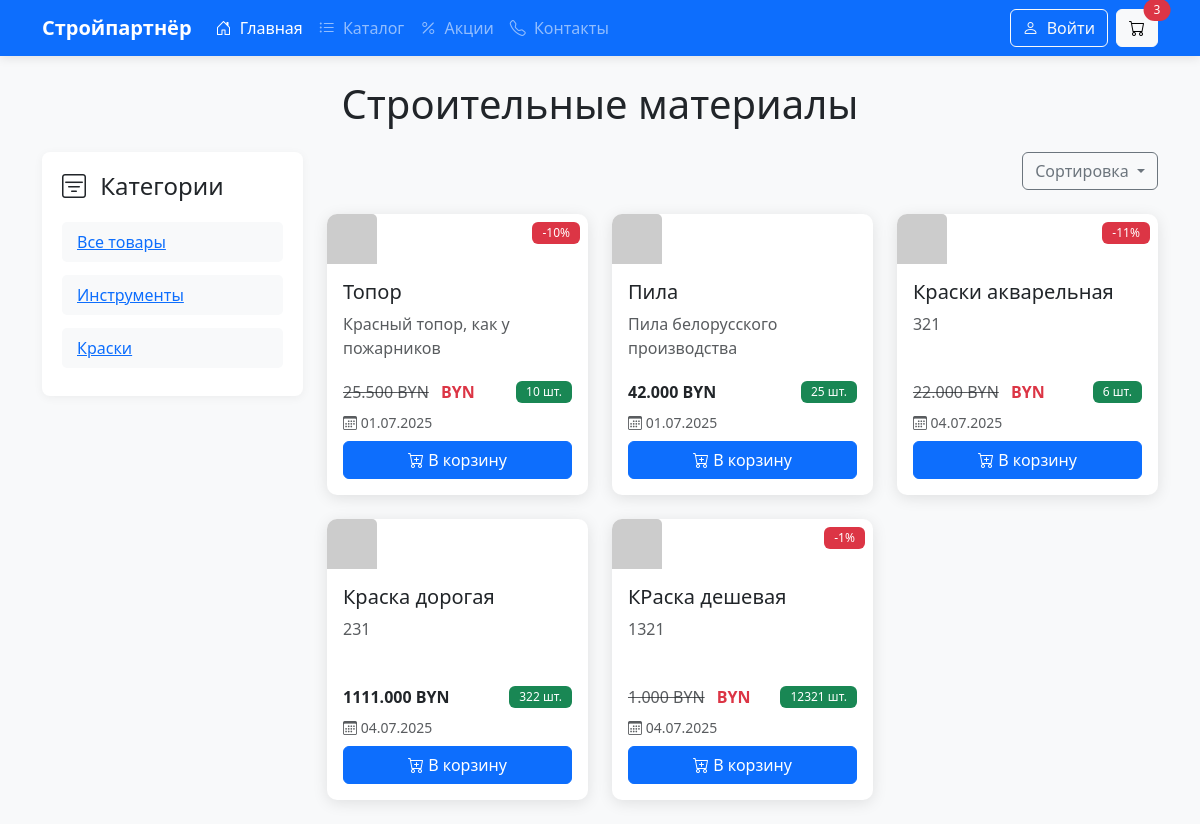
The app's page /HardwareStore/products/ with its own data.
### Products/models.py (models this page shows, shortened)
class Categories(models.Model):
    name = models.CharField(max_length=128, verbose_name="category name")
    class Meta:
        db_table = "Categories"

class Products(models.Model):
    name = models.CharField(max_length=128,verbose_name="product name")
    description = models.CharField(max_length=256, verbose_name="description")
    stock = models.IntegerField(verbose_name="stock", default = 0)
    category = models.ForeignKey(Categories, on_delete=models.CASCADE, null=True)
    created_at = models.DateTimeField(auto_now_add=True)
    update_at = models.DateTimeField(auto_now=True)
    price = models.DecimalField(max_digits= 10, decimal_places=3, default=0,validators=[MinValueValidator(0)])
    discount = models.PositiveIntegerField(default=0, verbose_name="discount-percentage",validators=[MaxValueValidator(100)])
    class Meta:
        db_table = "Product"

### Products/views.py (the view)
# urls.py: path('products/',views.index, name = "products"),
def index(request, cat_id = None):
    product_content = Products.objects.all()
    category_content = Categories.objects.all()
    cat_id = request.GET.get('category')
    sort_param = request.GET.get('sort')
    if cat_id:
        product_content = product_content.filter(category_id=cat_id)
    if sort_param == 'price_asc':
        product_content = product_content.order_by('price')
    if sort_param == 'price_desc':
        product_content = product_content.order_by('-price')
    if sort_param == 'promotion':
        product_content = product_content.filter(discount__gt=0)
    if sort_param == 'new_product':
        product_content = product_content.order_by('-created_at')
    return render(
        request,
        "product/index.html",
        {
            "products": product_content,
            "category": category_content,
            "current_sort": sort_param,
            "current_category": cat_id,
        }
    )

### Products/templates/product/index.html (shortened to what this page needs)
{% extends "base.html" %}
{% load static %}
{% block content %}
    <div class="container py-4">
        <h1 class="text-center mb-4">Строительные материалы</h1>
        <div class="row align-items-start">
            <div class="col-md-3">
                <div class="category-filter sticky-top" style="top: 80px;">
                    <h4 class="mb-3"><i class="bi bi-filter-square me-2"></i> Категории</h4>
                    <div class="category-list d-flex flex-column">
                        <a href="{% url 'products' %}" class="category-item mb-2">Все товары</a>
                        {% for cat in category %}
                            <a href="?category={{ cat.id }}" class="category-item mb-2">{{ cat.name }}</a>
                        {% endfor %}
                    </div>
                </div>
            </div>
            <div class="col-md-9">
                <div class="d-flex justify-content-end mb-4">
                    <div class="btn-group" role="group">
                        <button type="button" class="btn btn-outline-secondary dropdown-toggle" data-bs-toggle="dropdown" aria-expanded="false">
                            Сортировка
                        </button>
                    </div>
                </div>
                <div class="row row-cols-1 row-cols-md-2 row-cols-lg-3 g-4">
                    {% for product in products %}
                    <div class="col">
                        <div class="card h-100 product-card">
                            <div class="position-relative">
                                <img src="https://via.placeholder.com/300x200?text={{ product.name|urlencode }}"
                                     class="card-img-top product-img"
                                     alt="{{ product.name }}">
                                {% if product.discount %}
                                <span class="badge bg-danger position-absolute top-0 end-0 m-2">
                                    -{{ product.discount }}%
                                </span>
                                {% endif %}
                            </div>
                            <div class="card-body d-flex flex-column">
                                <h5 class="card-title">{{ product.name }}</h5>
                                <p class="card-text text-muted mb-2 product-description">{{ product.description }}</p>
                                <div class="mt-auto">
                                    <div class="d-flex justify-content-between align-items-center mb-2">
                                        <div>
                                            {% if product.discount %}
                                            <span class="text-decoration-line-through text-muted me-2">{{ product.price }} BYN</span>
                                            <span class="fw-bold text-danger">{{ product.discounted_price }} BYN</span>
                                            {% else %}
                                            <span class="fw-bold">{{ product.price }} BYN</span>
                                            {% endif %}
                                        </div>
                                        <span class="badge {% if product.stock > 0 %}bg-success{% else %}bg-danger{% endif %}">
                                            {{ product.stock }} шт.
                                        </span>
                                    </div>
                                    <small class="d-block text-muted mb-2">
                                        <i class="bi bi-calendar3"></i> {{ product.created_at|date:"d.m.Y" }}
                                    </small>
                                    <button class="btn btn-primary w-100">
                                        <i class="bi bi-cart-plus"></i> В корзину
                                    </button>
                                </div>
                            </div>
                        </div>
                    </div>
                    {% endfor %}
                </div>
            </div>
        </div>
    </div>
{% endblock %}

### Products/static/Products/css/style.css (style rules this page uses)
:root { --primary: #2c3e50; --secondary: #3498db; --light: #ecf0f1; --dark: #2c3e50; --success: #2ecc71; }
html, body { margin: 0 !important; padding: 0 !important; font-family: 'Segoe UI', Tahoma, Geneva, Verdana, sans-serif; background-color: #f8f9fa; padding-top: 56px; }
.category-filter { background-color: white; border-radius: 8px; box-shadow: 0 2px 10px rgba(0,0,0,0.05); padding: 20px; margin-bottom: 30px; }
.category-item { padding: 8px 15px; margin: 5px 0; border-radius: 5px; cursor: pointer; transition: all 0.3s; background-color: #f8f9fa; }
.product-card { background-color: white; border: none; border-radius: 10px; overflow: hidden; box-shadow: 0 3px 15px rgba(0,0,0,0.1); transition: transform 0.3s, box-shadow 0.3s; height: 100%; }
.product-img { height: 200px; object-fit: cover; width: 100%; }
.product-description { display: -webkit-box; -webkit-line-clamp: 3; -webkit-box-orient: vertical; overflow: hidden; min-height: 60px; }
.badge { font-weight: 500; padding: 5px 10px; }
.product-img { width: 50px; height: 50px; object-fit: cover; }

### records on screen
Categories: name "Инструменты"
Categories: name "Краски"
Products: discount "10", name "Топор", description "Красный топор, как у пожарников", price "25.500", stock "10", created_at "01.07.2025"
Products: name "Пила", description "Пила белорусского производства", price "42.000", stock "25", created_at "01.07.2025"
Products: discount "11", name "Краски акварельная", description "321", price "22.000", stock "6", created_at "04.07.2025"
Products: name "Краска дорогая", description "231", price "1111.000", stock "322", created_at "04.07.2025"
Products: discount "1", name "КРаска дешевая", description "1321", price "1.000", stock "12321", created_at "04.07.2025"
